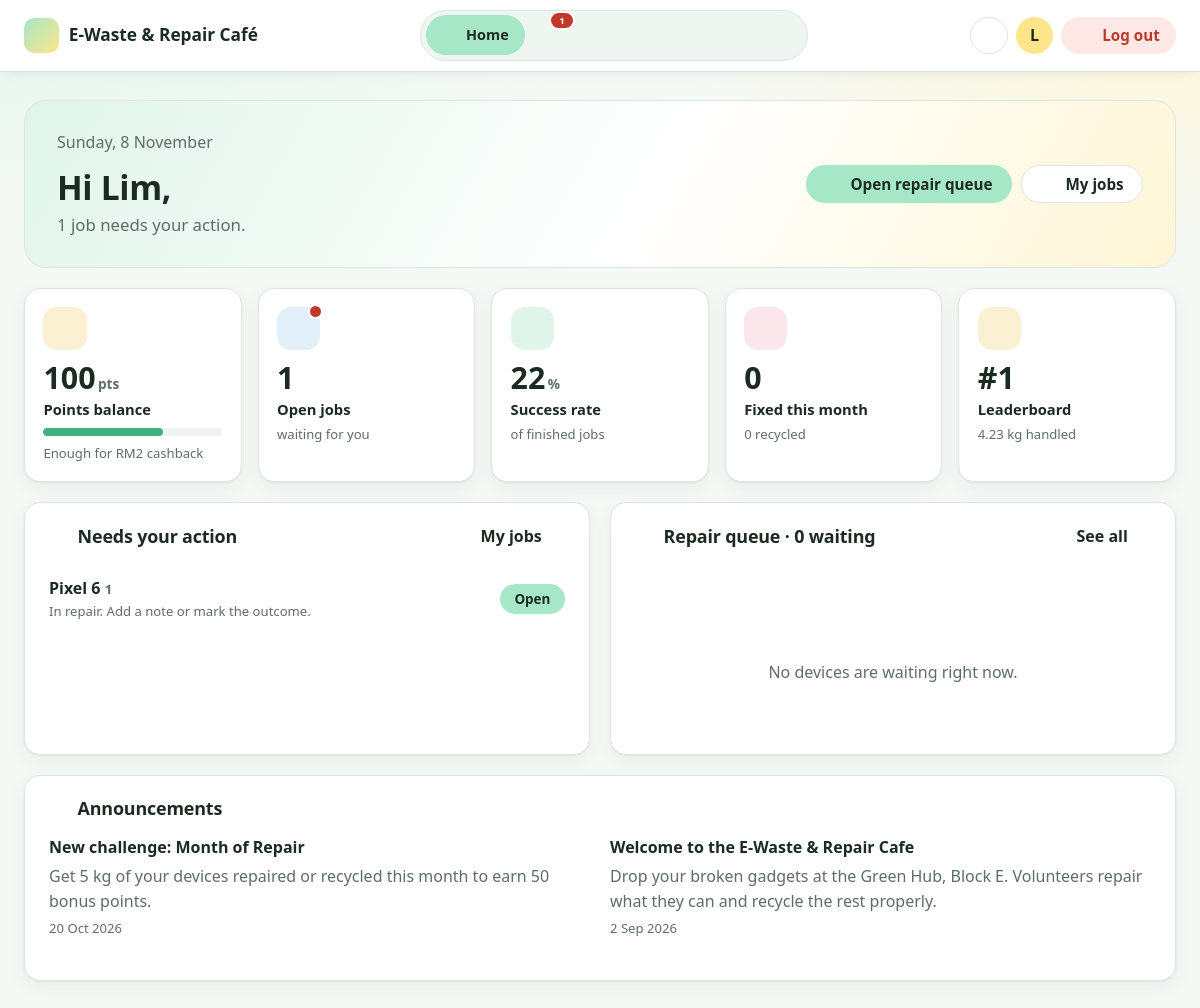
Page /volunteer/index.php (signed in) on the earlier database version.
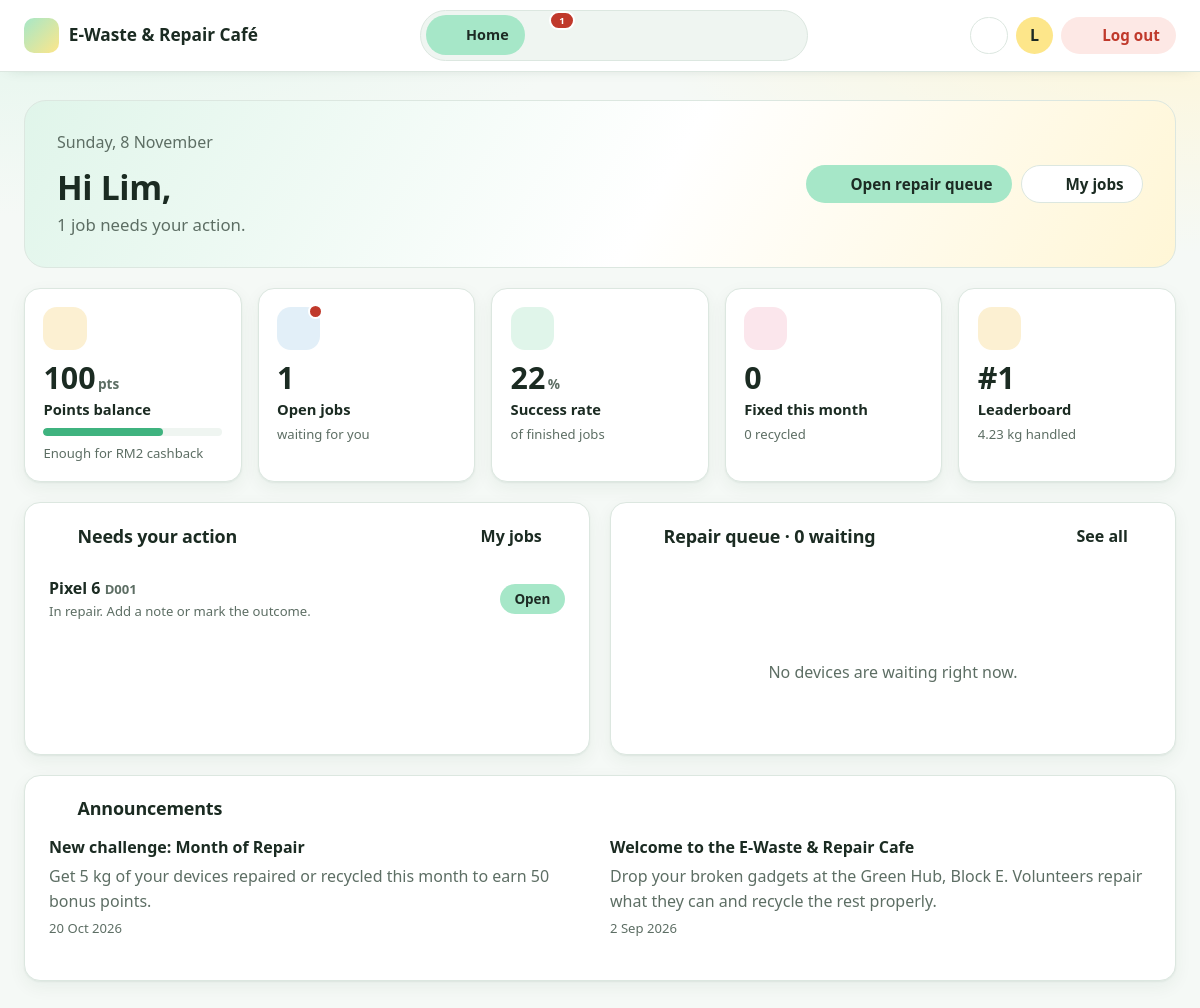
Same page on the later database version.
### tables this page shows
CREATE TABLE rewards (
  rewardID         VARCHAR(10)    NOT NULL,
  reward_name      VARCHAR(100) NOT NULL,
  description      VARCHAR(255) NOT NULL,
  points_required  INT(11)      NOT NULL,
  cash_value       DECIMAL(8,2) NOT NULL,
  stock            INT(11)      NOT NULL DEFAULT 0,
  PRIMARY KEY (rewardID),
  CONSTRAINT chk_rw_points CHECK (points_required > 0),
  CONSTRAINT chk_rw_cash   CHECK (cash_value > 0),
  CONSTRAINT chk_rw_stock  CHECK (stock >= 0)
);

CREATE TABLE devices (
  deviceID           VARCHAR(10)    NOT NULL,
  submitted_by       VARCHAR(10)  NOT NULL,
  categoryID         VARCHAR(10)    NOT NULL,
  claimed_by         VARCHAR(10)  NULL,
  processed_by       VARCHAR(10)  NULL,
  device_name        VARCHAR(100) NOT NULL,
  fault_description  VARCHAR(255) NOT NULL,
  photo_path         VARCHAR(255) NOT NULL,
  weight_kg          DECIMAL(6,2) NULL,
  status             ENUM('Submitted','Cancelled','Dropped Off','Claimed','In Repair','Ready for Collection','Completed','Pending Consent','Awaiting Recycle','Recycled','Returned Unrepaired','Collected Unrepaired','Disposed') NOT NULL DEFAULT 'Submitted',
  disposal_method    ENUM('Certified e-waste recycler','Battery take-back programme','Metal recovery','Harvest parts for repair stock') NULL,
  terms_accepted     TINYINT(1)   NOT NULL,
  recycle_consent    TINYINT(1)   NULL,
  submitted_at       DATETIME     NOT NULL DEFAULT CURRENT_TIMESTAMP,
  status_changed_at  DATETIME     NOT NULL DEFAULT CURRENT_TIMESTAMP,
  PRIMARY KEY (deviceID),
  CONSTRAINT fk_dev_user      FOREIGN KEY (submitted_by) REFERENCES users(tp_number),
  CONSTRAINT fk_dev_category  FOREIGN KEY (categoryID)   REFERENCES categories(categoryID),
  CONSTRAINT fk_dev_volunteer FOREIGN KEY (claimed_by)   REFERENCES volunteers(tp_number),
  CONSTRAINT fk_dev_officer   FOREIGN KEY (processed_by) REFERENCES officers(tp_number),
  CONSTRAINT chk_dev_weight   CHECK (weight_kg IS NULL OR (weight_kg > 0 AND weight_kg <= 50)),
  CONSTRAINT chk_dev_terms    CHECK (terms_accepted = 1)
);

CREATE TABLE announcements (
  announcementID  VARCHAR(10)    NOT NULL,
  created_by      VARCHAR(10)  NOT NULL,
  title           VARCHAR(100) NOT NULL,
  message         VARCHAR(500) NOT NULL,
  created_at      DATETIME     NOT NULL DEFAULT CURRENT_TIMESTAMP,
  PRIMARY KEY (announcementID),
  CONSTRAINT fk_announce_admin FOREIGN KEY (created_by) REFERENCES admins(tp_number)
);

### includes/functions.php (called while the page is built, shortened)
<?php
require_once __DIR__ . '/icons.php';
function e($value)
{
    return htmlspecialchars((string) $value, ENT_QUOTES, 'UTF-8');
}
function nice_date($datetime, $withTime = false)
{
    return date($withTime ? 'j M Y, g:i A' : 'j M Y', strtotime($datetime));
}
function db_all($conn, $sql, $types = '', $params = [])
{
    $stmt = $conn->prepare($sql);
    if ($types !== '') $stmt->bind_param($types, ...$params);
    $stmt->execute();
    $result = $stmt->get_result();
    return $result->fetch_all(MYSQLI_ASSOC);
}
function db_one($conn, $sql, $types = '', $params = [])
{
    $rows = db_all($conn, $sql, $types, $params);
    return $rows[0] ?? null;
}
function db_value($conn, $sql, $types = '', $params = [])
{
    $row = db_one($conn, $sql, $types, $params);
    return $row ? array_values($row)[0] : null;
}

### includes/volunteer_logic.php (called while the page is built, shortened)
<?php
function vol_queue($conn, $me)
{
    $days = (int) DEADLINE_DAYS;
    return db_all($conn,
        "SELECT d.deviceID, d.device_name, d.fault_description, d.photo_path, d.weight_kg,
                d.status_changed_at, c.category_name,
                $days - DATEDIFF(NOW(), d.status_changed_at) AS days_left
           FROM devices d JOIN categories c ON c.categoryID = d.categoryID
          WHERE d.status = 'Dropped Off' AND d.claimed_by IS NULL AND d.submitted_by <> ?
            AND DATEDIFF(NOW(), d.status_changed_at) <= $days
          ORDER BY d.status_changed_at ASC, d.deviceID ASC", 's', [$me]);
}
function vol_nav_counts($conn, $me)
{
    $days = (int) DEADLINE_DAYS;
    return [
        'queue' => (int) db_value($conn,
            "SELECT COUNT(*) FROM devices WHERE status = 'Dropped Off' AND claimed_by IS NULL AND submitted_by <> ?
                AND DATEDIFF(NOW(), status_changed_at) <= $days", 's', [$me]),
        'jobs'  => (int) db_value($conn,
            "SELECT COUNT(*) FROM devices WHERE claimed_by = ? AND status IN ('Claimed', 'In Repair', 'Return Requested')", 's', [$me]),
    ];
}
function vol_my_jobs($conn, $me)
{
    return db_all($conn,
        "SELECT d.deviceID, d.device_name, d.fault_description, d.photo_path, d.weight_kg,
                d.status, d.status_changed_at, c.category_name, u.name AS owner_name
           FROM devices d
           JOIN categories c ON c.categoryID = d.categoryID
           JOIN users u ON u.tp_number = d.submitted_by
          WHERE d.claimed_by = ? AND d.status IN ('Claimed', 'In Repair', 'Return Requested')
          ORDER BY d.status_changed_at ASC, d.deviceID ASC", 's', [$me]);
}
function vol_points_balance($conn, $me)
{
    return (int) db_value($conn, "SELECT COALESCE(SUM(points), 0) FROM points_transactions WHERE tp_number = ?", 's', [$me]);
}
function vol_rewards($conn)
{
    return db_all($conn, "SELECT rewardID, reward_name, description, points_required, cash_value, stock FROM rewards ORDER BY points_required ASC");
}

### volunteer/index.php (the view, shortened to what the changed rows need)
<?php
require '../config/db.php';
require '../includes/functions.php';
require_once '../includes/volunteer_logic.php';
$me = $_SESSION['tp_number'];
$jobs    = vol_my_jobs($conn, $me);
$queue   = vol_queue($conn, $me);
$balance = vol_points_balance($conn, $me);
$affordable = null; $next = null;
foreach (vol_rewards($conn) as $rw) {
    if ($balance >= (int) $rw['points_required']) $affordable = $rw;
    elseif ($next === null) $next = $rw;
}
$bar = $next ? min(100, (int) round($balance * 100 / (int) $next['points_required'])) : 100;
$announcements = db_all($conn, "SELECT title, message, created_at FROM announcements ORDER BY created_at DESC, announcementID DESC LIMIT 2");
$first_name = explode(' ', trim($_SESSION['name']))[0];
$active = 'home';
require '../includes/volunteer_top.php';
?>
<section class="hero-card">
    <div>
        <h1>Hi <?= e($first_name) ?>,</h1>
    </div>
</section>
<div class="stat-grid mt-lg">
    <a class="stat-card" href="points.php">
        <span class="stat-icon tint-gold"><?= icon('wallet') ?></span>
        <span class="stat-value"><?= $balance ?><small>pts</small></span>
        <span class="stat-title">Points balance</span>
        <div class="bar my-xs"><span style="width: <?= $bar ?>%"></span></div>
        <small><?= $affordable ? 'Enough for RM' . number_format((float) $affordable['cash_value'], 0) . ' cashback' : 'Keep earning to unlock cashback' ?></small>
    </a>
</div>
<div class="two-col">
    <section class="card">
        <div class="card-head"><h2 class="card-title"><?= icon('wrench') ?> Needs your action</h2><a class="link-arrow" href="my_jobs.php">My jobs <?= icon('arrow-right') ?></a></div>
        <?php if (!$jobs): ?>
            <?php empty_state('check', 'Nothing needs your action. Claim a device from the repair queue to start a job.') ?>
        <?php else: ?>
            <ul class="simple-list">
                <?php foreach (array_slice($jobs, 0, 4) as $j): ?>
                    <li>
                        <div>
                            <strong><?= e($j['device_name']) ?> <small class="muted"><?= e($j['deviceID']) ?></small></strong>
                            <small class="muted">
                                <?= $j['status'] === 'Claimed' ? 'Collect it from the Green Hub, then confirm receipt.'
                                  : ($j['status'] === 'In Repair' ? 'In repair. Add a note or mark the outcome.'
                                  : 'The owner wants it back. Put it at the counter.') ?>
                            </small>
                        </div>
                        <a class="btn btn-primary btn-sm ml-auto" href="my_jobs.php#job-<?= e($j['deviceID']) ?>">Open</a>
                    </li>
                <?php endforeach; ?>
            </ul>
        <?php endif; ?>
    </section>
    <section class="card">
        <div class="card-head"><h2 class="card-title"><?= icon('inbox') ?> Repair queue · <?= count($queue) ?> waiting</h2><a class="link-arrow" href="repair_queue.php">See all <?= icon('arrow-right') ?></a></div>
    </section>
</div>
<section class="card">
    <div class="card-head"><h2 class="card-title"><?= icon('megaphone') ?> Announcements</h2></div>
    <?php if (!$announcements): ?>
        <?php empty_state('megaphone', 'No announcements yet.') ?>
    <?php else: ?>
        <div class="two-col">
            <?php foreach ($announcements as $a): ?>
                <div>
                    <strong><?= e($a['title']) ?></strong>
                    <p class="muted my-xs"><?= e($a['message']) ?></p>
                    <small class="muted"><?= nice_date($a['created_at']) ?></small>
                </div>
            <?php endforeach; ?>
        </div>
    <?php endif; ?>
</section>
<?php require '../includes/bottom.php'; ?>

### includes/volunteer_top.php (shortened to what the changed rows need)
<?php
$sections = [
    'home'      => ['Home', 'home', ['index.php' => ['Home', 'home']]],
    'jobs'      => ['My jobs', 'wrench', ['my_jobs.php' => ['My jobs', 'wrench']]],
    'queue'     => ['Repair queue', 'inbox', ['repair_queue.php' => ['Repair queue', 'inbox']]],
    'points'    => ['Rewards', 'gift', ['points.php' => ['Rewards', 'gift']]],
    'challenge' => ['Challenge & rank', 'flag', ['challenge.php' => ['Challenge & rank', 'flag']]],
    'history'   => ['Repair history', 'history', ['history.php' => ['Repair history', 'history']]],
    'report'    => ['Repair report', 'chart', ['report.php' => ['Repair report', 'chart']]],
];
$counts     = vol_nav_counts($conn, $_SESSION['tp_number']);
$nav_badges = ['queue' => $counts['queue'], 'jobs' => $counts['jobs']];
?>
<!DOCTYPE html>
<html lang="en">
<head>
    <link rel="stylesheet" href="../assets/css/style.css">
</head>
<body class="app">
<header class="topbar">
    <a class="brand" href="index.php"><span class="brand-mark"><?= icon('recycle', 'icon-spin-hover') ?></span><span class="brand-text">E-Waste &amp; Repair Café <small>Volunteer</small></span></a>
    <nav class="pillnav" aria-label="Volunteer menu">
        <ul>
            <?php foreach ($sections as $nav_key => [$nav_label, $nav_ico, $nav_subs]): ?>
                <?php $is_on = $active === $nav_key; ?>
                <li>
                    <a href="<?= array_key_first($nav_subs) ?>" class="pill <?= $is_on ? 'active' : '' ?>" <?= $is_on ? 'aria-current="page"' : '' ?> title="<?= e($nav_label) ?>">
                        <?= icon($nav_ico) ?><span class="pill-label"><?= e($nav_label) ?></span>
                        <?php if (!empty($nav_badges[$nav_key])): ?><b class="nav-badge" aria-label="<?= (int) $nav_badges[$nav_key] ?> waiting"><?= (int) $nav_badges[$nav_key] ?></b><?php endif; ?>
                    </a>
                </li>
            <?php endforeach; ?>
        </ul>
    </nav>
</header>
<main class="content" id="main">

### includes/icons.php (shortened to what the changed rows need)
<?php
function icon($name, $class = '')
{
    $svg = $paths[$name] ?? $paths['box'];
    return '<svg class="icon ' . $class . '" viewBox="0 0 24 24" aria-hidden="true" focusable="false">' . $svg . '</svg>';
}

Differences in the rows shown:
removed devices: device_name "Pixel 6", deviceID "1", shows "In repair. Add a note or mark the outcome."
added devices: device_name "Pixel 6", deviceID "D001", shows "In repair. Add a note or mark the outcome."
